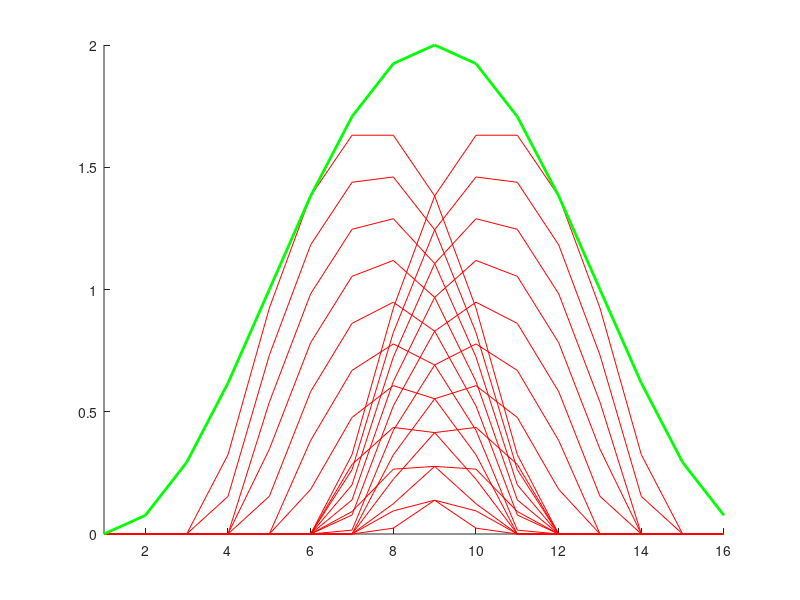

The MATLAB script that drew this image:
clear;
clc;
ROIs = [1:16];
pkDiff = 3;
tileAmp = [0.1:0.1:1];
wedgeAmp = ones(1,length(tileAmp));
wedgeOffset = 7;
wedgeAct = cos(2*pi*(ROIs+wedgeOffset)/length(ROIs))+1;
% wedgeAct(find(wedgeAct<0)) = 0;
PBtileActL = cos(2*pi*(ROIs+wedgeOffset+pkDiff)/length(ROIs))+1;
PBtileActR = cos(2*pi*(ROIs+wedgeOffset-pkDiff)/length(ROIs))+1;
% PBtileAct(find(wedgeAct<0)) = 0;
EBtileActL = tileAmp'*PBtileActL+wedgeAmp'*wedgeAct;
EBtileActL = EBtileActL - 2;
EBtileActL(find(EBtileActL<0)) = 0;
EBtileActR = tileAmp'*PBtileActR+wedgeAmp'*wedgeAct;
EBtileActR = EBtileActR - 2;
EBtileActR(find(EBtileActR<0)) = 0;

figure;
hold on;
plot(EBtileActL','r')
plot(EBtileActR','r')
plot(wedgeAct','g','LineWidth',2)
xlim([1 16]);

